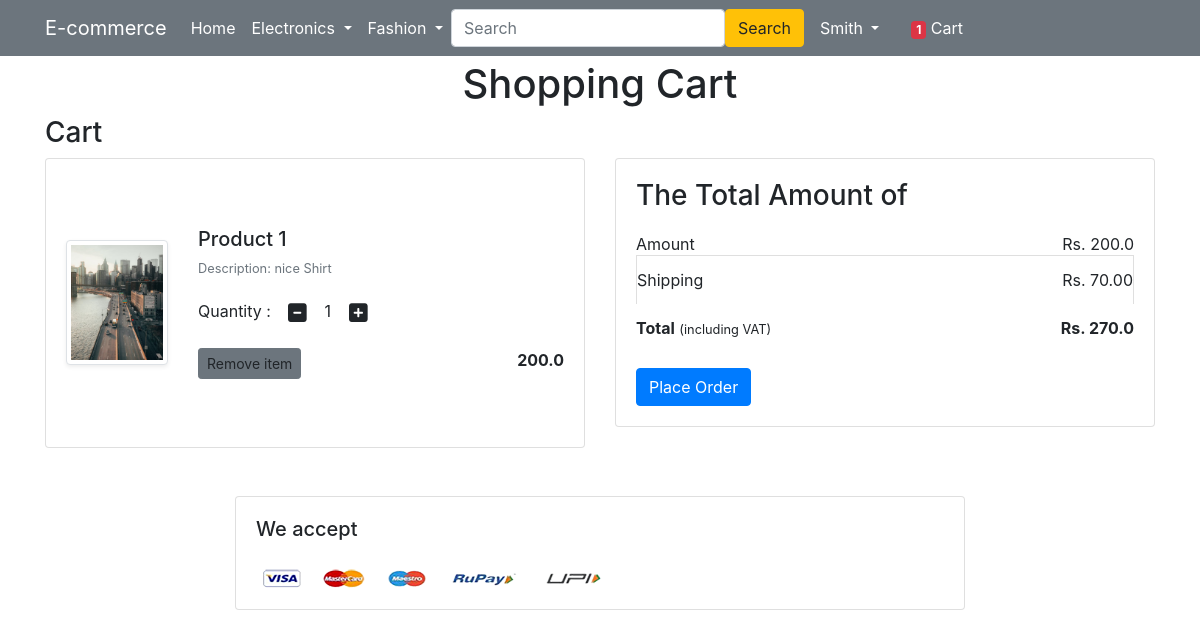
The page /cart/ (signed in) on the database its author committed.
### app/models.py (models this page shows, shortened)
class Cart(models.Model):
    user = models.ForeignKey(User,on_delete=models.CASCADE)
    userid = models.PositiveIntegerField(null=False)
    product = models.ForeignKey(Product,on_delete=models.CASCADE)
    quantity = models.PositiveIntegerField(default=1)

class Product(models.Model):
    title = models.CharField(max_length=100)
    selling_price = models.FloatField()
    discounted_price = models.FloatField()
    description = models.TextField()
    brand = models.CharField(max_length=100)
    category = models.CharField(choices=CATEGORY_CHOICES,max_length=2)
    product_image = models.ImageField(upload_to='productImage')

### app/views.py (the view)
# urls.py: path('cart/',views.showCart,name="showCart"),
def showCart(request):
    amount = 0.0
    shipping_amount = 70.0
    totalamount = 0.0
    if request.user.is_authenticated:
        total_product = Cart.objects.filter(user=request.user).count()
        cart = Cart.objects.filter(user=request.user)
        if cart:
            for p in cart:
               tempamount = (p.quantity * p.product.discounted_price)
               amount += tempamount
            totalamount = shipping_amount + amount
            return render(request,'app/addtocart.html',{'cart':cart,'totalamount':totalamount,'amount':amount,'total_product':total_product})
        else:
            messages.warning(request,'You have no Product in Your Cart !!')
    else:
        messages.warning(request,'You have no Product in Your Cart !! You have Not Logged In !!')
        total_product = 0
    return render(request,'app/addtocart.html',{'totalamount':totalamount,'amount':amount,'total_product':total_product})

### app/templates/app/addtocart.html (shortened to what this page needs)
{% extends 'app/base.html' %} {% load static %} {% block title %}Cart{% endblock title %} {% block main-content %}
<div class="container my-5">
    <h1 class="text-center" style="margin-top: 60px;">Shopping Cart</h1>
    <h3>Cart</h3>
    <div class="row">
        <div class="col-md-6" id="empty_cart">
             {% for cart in cart %}
            <div class="card ">
                <div class="card-body ">
                    <div class="row my-5 ">
                        <div class="col-sm-3 text-center align-self-center "> <img src="{{cart.product.product_image.url}} " alt=" " srcset=" " class="img-fluid img-thumbnail shadow-sm " height="150 " width="150 "></div>
                        <div class="col-sm-9 ">
                            <div>
                                <h5>Product {{forloop.counter}} </h5>
                                <p class="mb-2 text-muted small ">Description: {{cart.product.description}}</p>
                                <div class="my-3 ">
                                    <label for="quantity ">Quantity : </label>
                                    <a class="minus-cart btn" pid="{{cart.product.id}}" style="cursor:pointer;"><i class=" fas fa-minus-square fa-lg "></i></a>
                                    <span id="quantity" class="span">{{cart.quantity}}</span>
                                    <a class="plus-cart btn" pid="{{cart.product.id}}" style="cursor:pointer;"><i class=" fas fa-plus-square fa-lg "></i></a>
                                </div>
                                <div class="d-flex justify-content-between ">
                                    <a class="btn btn-sm btn-secondary mr-3 removecart" pid="{{cart.product.id}}" style="cursor:pointer;">Remove item </a>
                                    <p class="mb-0 "><span><strong>{{cart.product.discounted_price}}</strong></span></p>
                                </div>
                            </div>
                        </div>
                    </div>
                </div>
            </div> {% endfor %}
        </div>
        <div class="col-md-6 ">
            <div class="card ">
                <div class="card-body ">
                    <h3>The Total Amount of</h3>
                    <ul class="list-group ">
                        <li class="list-group-item d-flex justify-content-between align-items-center border-0 px-0 pb-0 ">Amount<span id="amount">Rs. {{amount}}</span></li>
                        <li class="list-group-item d-flex justify-content-between align-items-center px-0 ">Shipping<span>Rs. 70.00</span></li>
                        <li class="list-group-item d-flex justify-content-between align-items-center border-0 px-0 mb-3 ">
                            <div>
                                <strong>Total</strong> <small>(including VAT)</small>
                            </div>
                            <span><strong >Rs. <span id="totalamount">{{totalamount}}</span></strong>
                            </span>
                        </li>
                    </ul>
                    <div class="d-grid placehead" id="placehead"><a href="{% url 'checkout' %}" class="btn btn-primary place" pid="">Place Order</a></div>
                </div>
            </div>
        </div>
    </div>
</div>
<div class="container mt-3 ">
    <div class="row ">
        <div class="col-sm-8 m-auto ">
            <div class="card ">
                <div class="card-body ">
                    <h5 class="mb-4 ">We accept</h5>
                    <img src="{% static 'app/images/payment.png' %} " alt=" " class="img-fluid ">
                </div>
            </div>
        </div>
    </div>
</div>
{% endblock main-content %}

### app/templates/app/base.html (shortened to what this page needs)
<!doctype html> {% load static %}
<html lang="en">
<head>
    <link href="{% static 'app/css/bootstrap.min.css' %}" rel="stylesheet">
    <link rel="stylesheet" href="{% static 'app/css/owl.carousel.min.css' %}">
    <link rel="stylesheet" href="{% static 'app/css/all.min.css' %}">
    <link rel="stylesheet" href="{% static 'app/css/style.css' %}">
</head>
<body>
    <nav class="navbar navbar-expand-lg  navbar-dark bg-secondary m-auto fixed-top">
        <div class="container m-auto">
            <a class="navbar-brand" href="/">E-commerce</a>
            <div class="collapse navbar-collapse" id="navbarSupportedContent">
                <ul class="navbar-nav me-auto mb-2 mb-lg-0">
                    <li class="nav-item">
                        <a class="nav-link active" aria-current="page" href="/">Home</a>
                    </li>
                    <li class="nav-item dropdown">
                        <a class="nav-link dropdown-toggle text-white" href="#" id="electronicsDropdown" role="button" data-bs-toggle="dropdown" aria-expanded="false">
               Electronics
             </a>
                    </li>
                    <li class="nav-item dropdown">
                        <a class="nav-link dropdown-toggle text-white" href="#" id="fashionDropdown" role="button" data-bs-toggle="dropdown" aria-expanded="false">
               Fashion
             </a>
                    </li>
                </ul>
                <form class="d-flex">
                    <input class="form-control me-2" type="search" placeholder="Search" aria-label="Search">
                    <button class="btn btn-warning" type="submit">Search</button>
                </form>
                <div>
                    <ul class="navbar-nav me-auto mb-2 mb-lg-0">
                        {% if request.user.is_authenticated %}
                        <li class="nav-item dropdown mx-2">
                            <a class="nav-link dropdown-toggle text-white" href="#" id="profileDropdown" role="button" data-bs-toggle="dropdown" aria-expanded="false">
                                <span class="text-capitalize">{{user.username}}</span>
                            </a>
                        </li>
                        <li class="nav-item mx-2">
                            <a href="{% url 'showCart' %}" class="nav-link text-white"><span class="badge bg-danger total_product">{{total_product}}</span> Cart </a>
                        </li>
                        {% endif %}
                    </ul>
                </div>
            </div>
        </div>
    </nav>
    {% block banner_slider %} {% endblock banner_slider %} {% block livesale %} {% endblock livesale %} {% block main-content %} {% endblock main-content %} {% block paypal_script %} {% endblock paypal_script %}
</body>
</html>
</html>
</html>
</html>

### app/static/app/css/style.css (style rules this page uses)
.navbar-brand { font-size: 500; }

### rows shown on the page
Cart: product.product_image (picture), product.description "nice Shirt", quantity "1", product.discounted_price "200.0"

### other values the page prints
{{ user.username }} "Smith"
{{ total_product }} "1"
{{ amount }} "200.0"
{{ totalamount }} "270.0"
